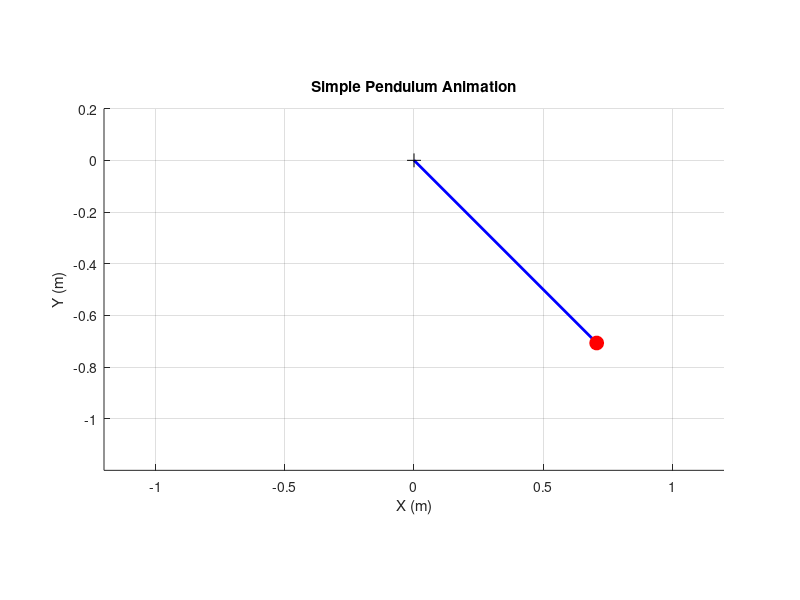

This figure's MATLAB source: (Note: this script raises an error after producing the figure.)
% Simple Pendulum Animation and GIF Generation
clear all; close all; clc;

% Parameters
g = 9.81;           % Gravitational acceleration (m/s^2)
L = 1;              % Length of the pendulum (m)
theta0 = pi/4;      % Initial angle (radians, 45 degrees)
omega0 = 0;         % Initial angular velocity (rad/s)
tspan = [0 10];     % Time span for simulation (s)
dt = 0.05;          % Time step for animation (s)

% Differential equation for the pendulum (small-angle approximation)
ode = @(t, y) [y(2); -(g/L)*sin(y(1))]; % y(1) = theta, y(2) = dtheta/dt

% Initial conditions [theta, omega]
y0 = [theta0; omega0];

% Solve the differential equation
[t, y] = ode45(ode, tspan, y0);

% Interpolate for smoother animation
t_anim = 0:dt:tspan(end);
theta = interp1(t, y(:,1), t_anim);

% Set up the figure for animation
figure;
set(gcf, 'Position', [100, 100, 600, 400]);
filename = 'pendulum_animation.gif';

% Animation loop
for i = 1:length(t_anim)
    % Calculate pendulum position
    x = L * sin(theta(i));
    y = -L * cos(theta(i));
    
    % Plot pendulum
    clf;
    hold on;
    plot([0 x], [0 y], 'b-', 'LineWidth', 2); % String
    plot(x, y, 'ro', 'MarkerSize', 10, 'MarkerFaceColor', 'r'); % Mass
    plot(0, 0, 'k+', 'MarkerSize', 10); % Pivot point
    axis equal;
    axis([-L-0.2 L+0.2 -L-0.2 0.2]);
    xlabel('X (m)');
    ylabel('Y (m)');
    title('Simple Pendulum Animation');
    grid on;
    
    % Capture the frame
    frame = getframe(gcf);
    im = frame2im(frame);
    [imind, cm] = rgb2ind(im, 256);
    
    % Write to GIF
    if i == 1
        imwrite(imind, cm, filename, 'gif', 'Loopcount', inf, 'DelayTime', dt);
    else
        imwrite(imind, cm, filename, 'gif', 'WriteMode', 'append', 'DelayTime', dt);
    end
    
    drawnow;
end

disp(['GIF saved as: ' filename]);